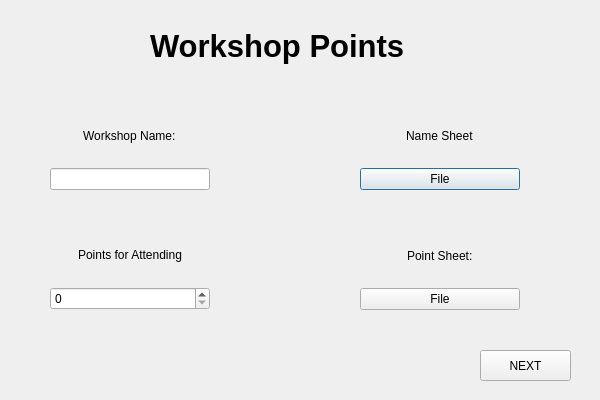
<?xml version="1.0" encoding="UTF-8"?>
<ui version="4.0">
 <class>workshop</class>
 <widget class="QDialog" name="workshop">
  <property name="geometry">
   <rect>
    <x>0</x>
    <y>0</y>
    <width>600</width>
    <height>400</height>
   </rect>
  </property>
  <property name="minimumSize">
   <size>
    <width>600</width>
    <height>400</height>
   </size>
  </property>
  <property name="maximumSize">
   <size>
    <width>600</width>
    <height>400</height>
   </size>
  </property>
  <property name="windowTitle">
   <string>Dialog</string>
  </property>
  <widget class="QLabel" name="workshop_title">
   <property name="geometry">
    <rect>
     <x>150</x>
     <y>10</y>
     <width>281</width>
     <height>71</height>
    </rect>
   </property>
   <property name="font">
    <font>
     <pointsize>23</pointsize>
     <weight>75</weight>
     <bold>true</bold>
    </font>
   </property>
   <property name="text">
    <string>Workshop Points</string>
   </property>
  </widget>
  <widget class="QWidget" name="verticalLayoutWidget">
   <property name="geometry">
    <rect>
     <x>50</x>
     <y>110</y>
     <width>160</width>
     <height>80</height>
    </rect>
   </property>
   <layout class="QVBoxLayout" name="verticalLayout">
    <item alignment="Qt::AlignHCenter|Qt::AlignVCenter">
     <widget class="QLabel" name="event_name_label">
      <property name="text">
       <string>Workshop Name:</string>
      </property>
     </widget>
    </item>
    <item>
     <layout class="QVBoxLayout" name="verticalLayout_2">
      <item>
       <widget class="QLineEdit" name="lineEdit"/>
      </item>
     </layout>
    </item>
   </layout>
  </widget>
  <widget class="QWidget" name="verticalLayoutWidget_3">
   <property name="geometry">
    <rect>
     <x>50</x>
     <y>230</y>
     <width>160</width>
     <height>80</height>
    </rect>
   </property>
   <layout class="QVBoxLayout" name="verticalLayout_3">
    <item alignment="Qt::AlignHCenter|Qt::AlignVCenter">
     <widget class="QLabel" name="points_per_person_label">
      <property name="text">
       <string>Points for Attending</string>
      </property>
     </widget>
    </item>
    <item>
     <layout class="QVBoxLayout" name="verticalLayout_4">
      <item>
       <widget class="QSpinBox" name="spinBox"/>
      </item>
     </layout>
    </item>
   </layout>
  </widget>
  <widget class="QWidget" name="verticalLayoutWidget_5">
   <property name="geometry">
    <rect>
     <x>360</x>
     <y>110</y>
     <width>160</width>
     <height>80</height>
    </rect>
   </property>
   <layout class="QVBoxLayout" name="verticalLayout_5">
    <item alignment="Qt::AlignHCenter|Qt::AlignVCenter">
     <widget class="QLabel" name="name_sheet_label">
      <property name="text">
       <string>Name Sheet</string>
      </property>
     </widget>
    </item>
    <item>
     <layout class="QVBoxLayout" name="verticalLayout_6">
      <item>
       <widget class="QPushButton" name="name_sheet_upload">
        <property name="text">
         <string>File</string>
        </property>
       </widget>
      </item>
     </layout>
    </item>
   </layout>
  </widget>
  <widget class="QWidget" name="verticalLayoutWidget_7">
   <property name="geometry">
    <rect>
     <x>360</x>
     <y>230</y>
     <width>160</width>
     <height>80</height>
    </rect>
   </property>
   <layout class="QVBoxLayout" name="verticalLayout_7">
    <item alignment="Qt::AlignHCenter|Qt::AlignVCenter">
     <widget class="QLabel" name="point_sheet_label">
      <property name="text">
       <string>Point Sheet:</string>
      </property>
     </widget>
    </item>
    <item>
     <layout class="QVBoxLayout" name="verticalLayout_8">
      <item>
       <widget class="QPushButton" name="point_sheet_upload">
        <property name="text">
         <string>File</string>
        </property>
       </widget>
      </item>
     </layout>
    </item>
   </layout>
  </widget>
  <widget class="QPushButton" name="pushButton_3">
   <property name="geometry">
    <rect>
     <x>480</x>
     <y>350</y>
     <width>91</width>
     <height>31</height>
    </rect>
   </property>
   <property name="text">
    <string>NEXT</string>
   </property>
  </widget>
  <widget class="QLabel" name="backLabel">
   <property name="geometry">
    <rect>
     <x>-400</x>
     <y>-150</y>
     <width>1501</width>
     <height>861</height>
    </rect>
   </property>
   <property name="text">
    <string/>
   </property>
  </widget>
  <zorder>backLabel</zorder>
  <zorder>workshop_title</zorder>
  <zorder>verticalLayoutWidget</zorder>
  <zorder>verticalLayoutWidget_3</zorder>
  <zorder>verticalLayoutWidget_5</zorder>
  <zorder>verticalLayoutWidget_7</zorder>
  <zorder>pushButton_3</zorder>
 </widget>
 <resources/>
 <connections/>
</ui>
